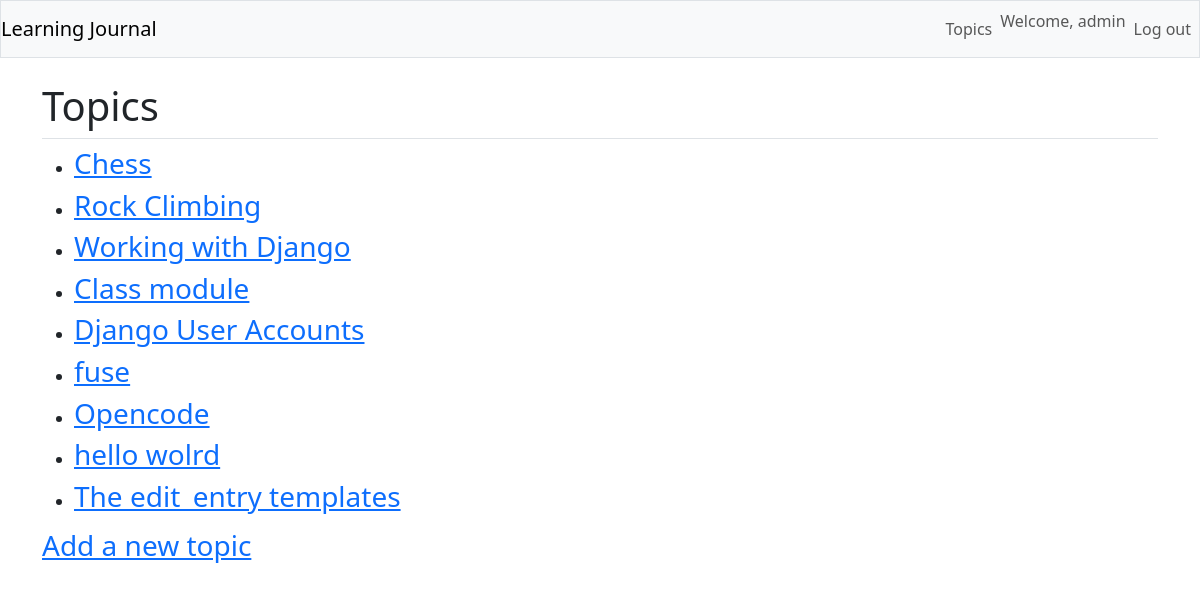
The app's page /topics/ (signed in) with its own data.
### mypett/models.py (models this page shows)
class Topic(models.Model):
    text = models.CharField(max_length=200)
    date_added = models.DateTimeField(auto_now_add=True)
    owner = models.ForeignKey(User, on_delete=models.CASCADE)
    def __str__(self):
        return self.text

### mypett/views.py (the view)
# urls.py: path("topics/", views.topics, name="topics"),
@login_required
def topics(request):
    topics = Topic.objects.filter(owner=request.user).order_by("date_added")
    context = {"topics": topics}
    return render(request, "mypett/topics.html", context)

### mypett/templates/mypett/topics.html
{% extends "mypett/base.html" %}
{% block page_header %}
<h1>Topics</h1>
{% endblock page_header %}
{% block content %}
<ul>
    {% for topic in topics %}
    <li><h3><a href="{% url 'mypett:topic' topic.id %}">{{ topic }}</a></h3></li>
    {% empty %}
    <li><h3>No topics has been added yet.</h3></li>
    {% endfor %}
</ul>
<h3><a href="{% url 'mypett:new_topic' %}">Add a new topic</a></h3>
{% endblock content %}

### mypett/templates/mypett/base.html (shortened to what this page needs)
{% load django_bootstrap5 %}
<!DOCTYPE html>
<html lang="en">
  <head>
    {% bootstrap_css %} {% bootstrap_javascript %}
  </head>
  <body>
    <nav class="navbar navbar-expand-md navbar-light bg-light mb-4 border">
      <a class="navbar-brand" href="{% url 'mypett:index' %}">
        Learning Journal
      </a>
      <div class="collapse navbar-collapse" id="navbarCollapse">
        <ul class="navbar-nav ms-auto">
          <li class="nav-item">
            <a class="nav-link" href="{% url 'mypett:topics' %}">Topics</a>
          </li>
        </ul>
        <ul class="navbar-nav ml-auto">
          {% if user.is_authenticated %}
          <li class="nav-item">
            <span class="navbar-text">Welcome, {{user.username}} </span>
          </li>
          <li class="nav-item">
            <form action="{% url 'users:logout' %}" method="post">
              <button class="nav-link btn btn-link" type="submit">
                Log out
              </button>
            </form>
          </li>
          {% endif %}
        </ul>
      </div>
    </nav>
    <main role="main" class="container">
      <div class="pd-2 mb-2 border-bottom">
        {% block page_header %}{% endblock page_header %}
      </div>
      <div>{% block content%} {% endblock content %}</div>
    </main>
  </body>
</html>

### records on screen
Topic: text "Chess"
Topic: text "Rock Climbing"
Topic: text "Working with Django"
Topic: text "Class module"
Topic: text "Django User Accounts"
Topic: text "fuse"
Topic: text "Opencode"
Topic: text "hello wolrd"
Topic: text "The edit_entry templates"

### other values on screen
{{ user.username }} "admin"
